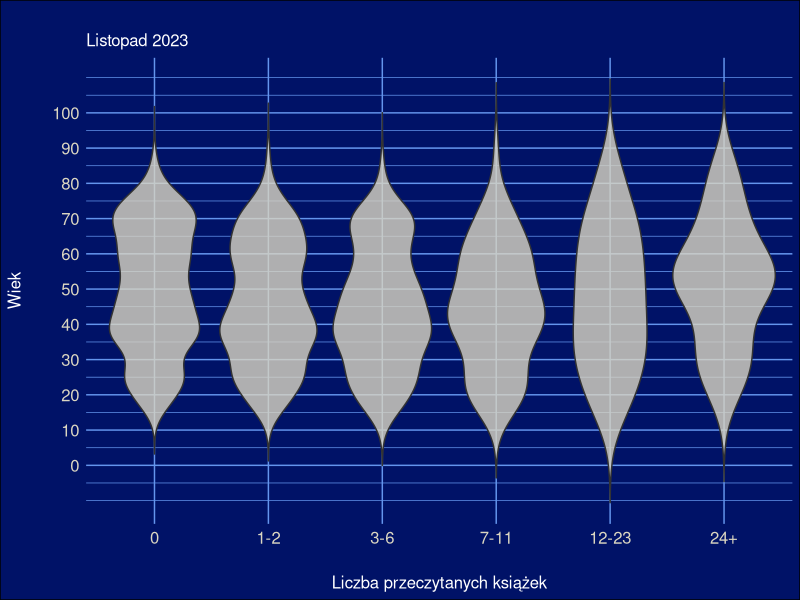
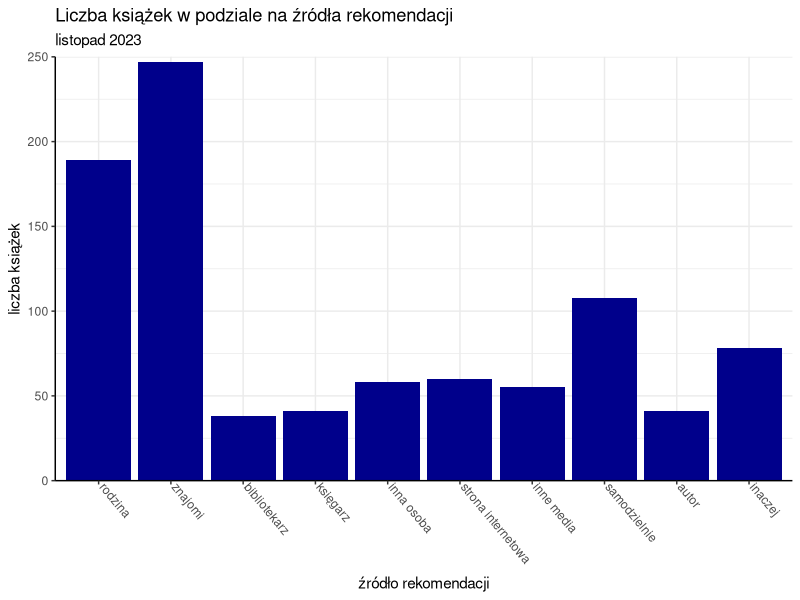
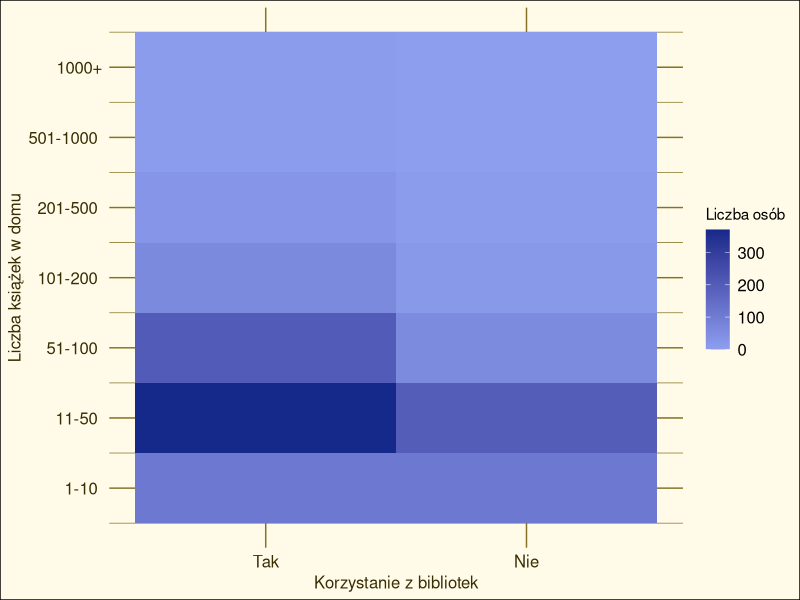
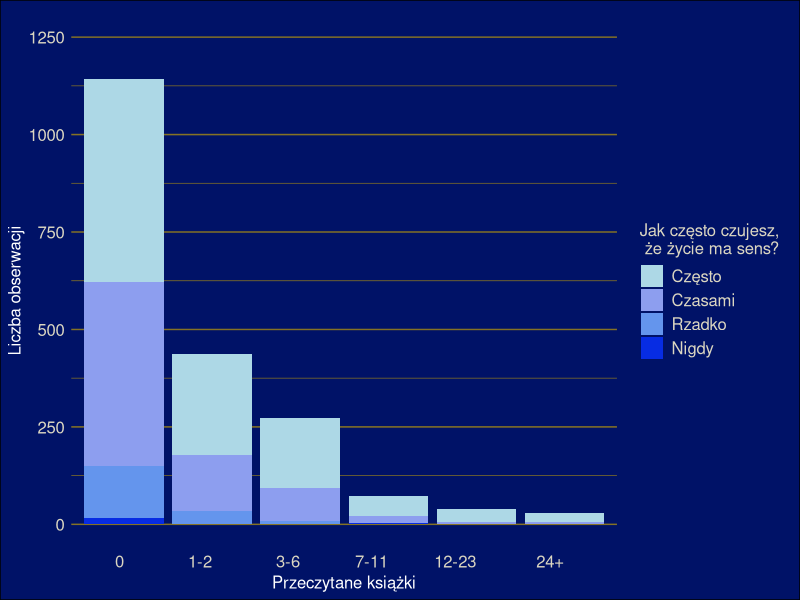

Source code (R) for these figures, in order:
# wczytywanie bibliotek
library(haven)
library(dplyr)
library(ggplot2)
library(tidyverse)

# wczytywanie danych
dane <- read_sav("BN_2023.sav")
dane <- data.frame(dane)

# "Wiek, a liczba przeczytanych książek w ciągu 12 miesięcy (listopad 2023)"

mozliwosci_ksiazki <- dane %>% select(ANKIETER,BNa_P2a,L3BNa_P1, EDUK5, WIEK,L1BNa_P20,L5BNa_P1,BNa_P13b,BNa_P17)
colnames(mozliwosci_ksiazki) <- c("ankieter","przeczytane_ksiazki","odczucie_mozliwosci","wyksztalcenie","wiek","netflix_itp","sens","korzystasz_z_biblio","ksiazki_w_domu")

# wykres violin liczba książek vs wiek

mozliwosci_ksiazki %>% filter(przeczytane_ksiazki != 7) %>% ggplot(aes(x = as.factor(przeczytane_ksiazki), y = wiek)) +
  geom_violin(trim = FALSE, alpha = 0.8, fill = "#dbd6c1") +
  labs(x = "Wiek", y = "Wartość", fill = "Wiek") +
  theme_minimal() +
  labs(x = "Liczba przeczytanych książek", y ="Wiek", title = "", subtitle = "Listopad 2023") + 
  theme(plot.title = element_text(hjust = 0.5),
        plot.background = element_rect(fill = "#001267"),
        plot.subtitle = element_text(color = "white", size = 12 ),
        axis.text = element_text(color = "#dbd6c1", size = 12),
        axis.title = element_text(color = "white", size = 12),
        panel.grid.major = element_line(color = "cornflowerblue"),
        panel.grid.minor = element_line(color = "cornflowerblue")) +
  scale_y_continuous(breaks = seq(0, 100, by = 10))+
  scale_x_discrete(labels = c("1" = "0", "2" = "1-2", "3" = "3-6", "4" = "7-11", "5" = "12-23", "6"= "24+"))+
  theme(panel.grid.minor.x = element_blank())  +
  theme(axis.title.x = element_text(margin = margin(t = 20)))+
  theme(axis.title.y = element_text(margin = margin(r = 20)))

# "Liczba książek w podziale na źródła rekomendacji (listopad 2023)"

f <- function(arg) {
  ifelse(is.na(arg), as.integer(0), as.integer(1))
}

pom <- dane %>% 
  mutate(INTNR = as.integer(str_sub(INTNR, 4, 20)), L1BNa_P2b8i1 = f(L1BNa_P2b8i1), L1BNa_P2b8i2 = f(L1BNa_P2b8i2), L1BNa_P2b8i3 = f(L1BNa_P2b8i3), L1BNa_P2b8i4 = f(L1BNa_P2b8i4), L1BNa_P2b8i5 = f(L1BNa_P2b8i5), L1BNa_P2b8i6 = f(L1BNa_P2b8i6), L1BNa_P2b8i7 = f(L1BNa_P2b8i7), L1BNa_P2b8i8 = f(L1BNa_P2b8i8), L1BNa_P2b8i9 = f(L1BNa_P2b8i9), L1BNa_P2b8i10 = f(L1BNa_P2b8i10), L1BNa_P2b8i11 = f(L1BNa_P2b8i11)) %>% 
  select(INTNR, L1BNa_P2b8i1, L1BNa_P2b8i2, L1BNa_P2b8i3, L1BNa_P2b8i4, L1BNa_P2b8i5, L1BNa_P2b8i6, L1BNa_P2b8i7, L1BNa_P2b8i8, L1BNa_P2b8i9, L1BNa_P2b8i10, L1BNa_P2b8i11)

ret <- pom %>% 
  mutate(rodzina = sum(L1BNa_P2b8i1), znajomi = sum(L1BNa_P2b8i2), bibliotekarz = sum(L1BNa_P2b8i3), księgarz = sum(L1BNa_P2b8i4), inna.osoba = sum(L1BNa_P2b8i5), media.społecznościowe = sum(L1BNa_P2b8i6), strony.internetowe = sum(L1BNa_P2b8i7), inne.media = sum(L1BNa_P2b8i8), samodzielnie = sum(L1BNa_P2b8i9), autor = sum(L1BNa_P2b8i10), inaczej = sum(L1BNa_P2b8i11)) %>% 
  select(INTNR, rodzina, znajomi, bibliotekarz, księgarz, inna.osoba, strony.internetowe, inne.media, samodzielnie, autor, inaczej) %>% 
  head(1)

# wykres słupkowy liczba książek

ret %>% 
  pivot_longer(-INTNR, names_to = "źródło", values_to = "liczba") %>% 
  mutate(źródło = fct_relevel(źródło, 
                              "rodzina", "znajomi", "bibliotekarz", "księgarz", "inna.osoba", "strony.internetowe", "inne.media", "samodzielnie", "autor", "inaczej")) %>% 
  ggplot(aes(x = źródło, y=liczba)) +
  geom_bar(stat = "identity", position = "dodge", fill="darkblue", color=NA) +
  scale_y_continuous(limits = c(0, 250), expand = c(0,0)) +
  labs(
    title = "Liczba książek w podziale na źródła rekomendacji",
    subtitle = "listopad 2023",
    x = "źródło rekomendacji",
    y = "liczba książek"
  ) + 
  scale_x_discrete(labels = c("rodzina", "znajomi", "bibliotekarz", "księgarz", "inna osoba", "strona internetowa", "inne media", "samodzielnie", "autor", "inaczej")) +
  theme_bw() + 
  theme(axis.text.x=element_text(angle = -50, hjust = 0, vjust = 0), axis.line = element_line(colour = "black"), panel.border = element_rect(colour = NA, fill=NA))

# źródło rekomendacji: inaczej

funfact <- dane %>% 
  mutate(INTNR = as.integer(str_sub(INTNR, 4, 20)), L1BNa_P2b8i1 = f(L1BNa_P2b8i1), L1BNa_P2b8i2 = f(L1BNa_P2b8i2), L1BNa_P2b8i3 = f(L1BNa_P2b8i3), L1BNa_P2b8i4 = f(L1BNa_P2b8i4), L1BNa_P2b8i5 = f(L1BNa_P2b8i5), L1BNa_P2b8i6 = f(L1BNa_P2b8i6), L1BNa_P2b8i7 = f(L1BNa_P2b8i7), L1BNa_P2b8i8 = f(L1BNa_P2b8i8), L1BNa_P2b8i9 = f(L1BNa_P2b8i9), L1BNa_P2b8i10 = f(L1BNa_P2b8i10), L1BNa_P2b8i11 = f(L1BNa_P2b8i11)) %>% 
  filter(L1BNa_P2b8i11 == 1) %>% 
  select(INTNR, L1BNa_P2b8t1)

# "Liczba posiadanych książek w domu, a korzystanie z bibliotek publicznych"

dane_zliczone <- as.data.frame(table(mozliwosci_ksiazki$korzystasz_z_biblio, mozliwosci_ksiazki$ksiazki_w_domu))
colnames(dane_zliczone) <- c("korzystasz_z_biblio", "ksiazki_w_domu", "liczba_osob")
dane_zliczone1 <- dane_zliczone %>% filter(korzystasz_z_biblio != 3) %>% filter(ksiazki_w_domu != 8)

# mapa ciepła liczba posiadanych książek

ggplot(dane_zliczone1,aes(x = as.numeric(korzystasz_z_biblio), y = as.numeric(ksiazki_w_domu), fill = liczba_osob)) +
  geom_tile() +
  scale_fill_gradient(low = "#8d9eef", high = "#15298a") +  # Kolor od małej do dużej liczby osób
  labs(x = "Korzystanie z bibliotek",
       y = "Liczba książek w domu",
       fill = "Liczba osób") + scale_x_discrete(limits = c("1" = "Tak", "2" = "Nie"))+ theme(panel.grid = element_blank())+ scale_y_continuous(
         breaks = seq(1, 7, by = 1),  # Przedziały na osi Y
         labels = c("1" = "1-10 ", "2" = "11-50 ", "3" = "51-100 ", "4" = "101-200 ", "5" = "201-500 ", "6" = "501-1000 ", "7" = "1000+")
       ) +
  theme_minimal() +
  theme(plot.title = element_text(hjust = 0.5),
        plot.background = element_rect(fill = "#fffbe8"),
        plot.subtitle = element_text(color = "#382e04", size = 12 ),
        axis.text = element_text(color = "#382e04", size = 12),
        axis.title = element_text(color = "#382e04", size = 12),
        panel.grid.major = element_line(color = "#857224"),
        panel.grid.minor = element_line(color = "#857224"),
        legend.text = element_text(size = 12))

# "Poczucie sensu życia, a liczba przeczytanych książek w ciągu 12 miesięcy (listopad 2023)"
# wykres słupkowy liczba obserwacji w podziale na przeczytane książki i ocenę poczucia sensu życia

mozliwosci_ksiazki%>% filter(przeczytane_ksiazki != 7) %>% ggplot( aes(x = as.factor(przeczytane_ksiazki), fill = as.factor(sens))) +
  geom_bar(stat = "count", position = "stack") +  # Tworzymy wykres słupkowy
  labs(x = "Przeczytane książki", y = "Liczba obserwacji", fill = "sens", title = "") +
  theme_minimal()  +scale_y_continuous(expand = c(0, 0)) +
  theme(axis.text.x = element_text(hjust = 1),
        plot.title = element_text(hjust = 0.5),
        legend.text = element_text(color = "#dbd6c1", size = 12 ),
        legend.title = element_text(color = "#dbd6c1", size = 12 ),
        plot.background = element_rect(fill = "#001267"),
        plot.subtitle = element_text(color = "#dbd6c1", size = 12 ),
        axis.text = element_text(color = "#dbd6c1", size = 12),
        axis.title = element_text(color = "white", size = 12),
        panel.grid.major = element_line(color = "#857224"),
        panel.grid.minor = element_line(color = "#857224"),
        panel.grid.major.x = element_blank(),   
        panel.grid.minor.x = element_blank())+ 
  ylim(0, 1200) +
  scale_x_discrete(labels = c("1" = "0", "2" = "1-2", "3" = "3-6", "4" = "7-11", "5" = "12-23", "6"= "24+"))+
  labs(fill = "Jak często czujesz, \n że życie ma sens?") + 
  scale_fill_manual(values = c("lightblue", "#8d9eef", "cornflowerblue", "#072ce3"),labels = c("1" = "Często", "2" = "Czasami", "3" = "Rzadko", "4" = "Nigdy"))
